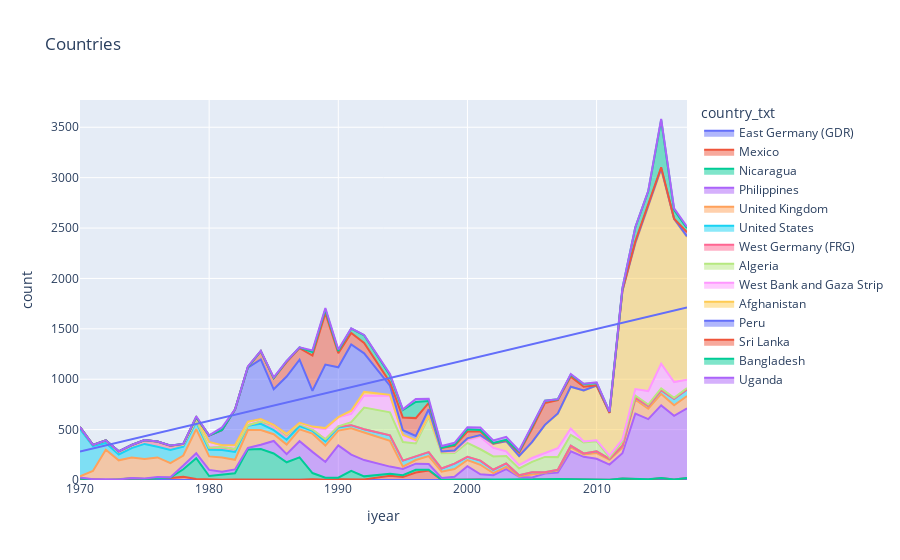
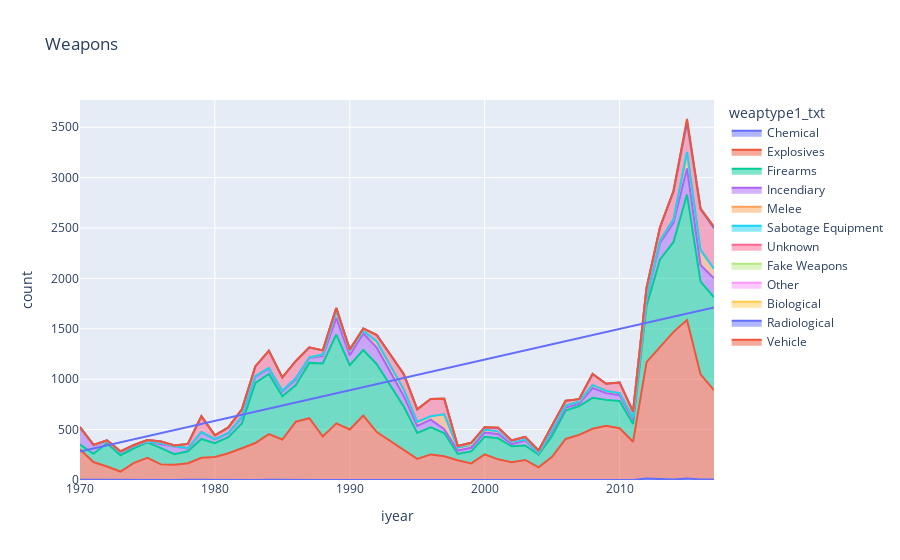

Here is the notebook cell these charts were saved with, in order:
### Markdown cell above
### 3.1.1 Line Chart - Visulize History by Country / Weapon

### Code cell
df_year_country_count = df.groupby(["iyear", "country_txt"]).size().reset_index(name='count')
df_year_weaptype_count = df.groupby(["iyear", "weaptype1_txt"]).size().reset_index(name="count")

df_year_count = df.groupby(["iyear"]).size().reset_index(name="sum")


reg_year_sum = LinearRegression().fit(
    np.array(df_year_count["iyear"]).reshape(-1, 1),
    np.array(df_year_count["sum"]).reshape(-1, 1)
)
reg_x = np.array(df_year_country_count["iyear"]).reshape(-1, 1)
reg_y = reg_year_sum.predict(np.array(df_year_country_count["iyear"]).reshape(-1, 1))


px.area(
    df_year_country_count, x="iyear", y="count", color="country_txt", title="Countries"
).add_trace(
    px.line(x=reg_x[:,0], y=reg_y[:,0]).data[0]
).show()

px.area(
    df_year_weaptype_count, x="iyear", y="count", color="weaptype1_txt", title="Weapons"
).add_trace(
    px.line(x=reg_x[:,0], y=reg_y[:,0]).data[0]
).show()

### Figure 1 — Plotly figure (JSON) as saved in the notebook; plotly's stock layout.template omitted (floating-point values rounded to 4 significant figures; data arrays with more than 128 entries replaced by an {"elided": "..."} marker saying what was removed)
{"data": [{"fillpattern": {"shape": ""}, "hovertemplate": "country_txt=East Germany (GDR)<br>iyear=%{x}<br>count=%{y}<extra></extra>", "legendgroup": "East Germany (GDR)", "line": {"color": "#636efa"}, "marker": {"symbol": "circle"}, "mode": "lines", "name": "East Germany (GDR)", "orientation": "v", "showlegend": true, "stackgroup": "1", "type": "scatter", "x": [1970, 1971, 1974, 1977, 1978, 1982, 1983, 1984, 1985, 1986, 1987, 1988, 1989, 1990], "xaxis": "x", "y": [12, 4, 1, 1, 1, 1, 1, 1, 4, 3, 1, 4, 1, 3], "yaxis": "y"}, {"fillpattern": {"shape": ""}, "hovertemplate": "country_txt=Mexico<br>iyear=%{x}<br>count=%{y}<extra></extra>", "legendgroup": "Mexico", "line": {"color": "#EF553B"}, "marker": {"symbol": "circle"}, "mode": "lines", "name": "Mexico", "orientation": "v", "showlegend": true, "stackgroup": "1", "type": "scatter", "x": [1970, 1972, 1973, 1974, 1975, 1976, 1977, 1978, 1979, 1980, 1981, 1982, 1983, 1984, 1985, 1986, 1987, 1988, 1989, 1990, 1991, 1992, 1994, 1995, 1996, 1997, 1998, 1999, 2000, 2001, 2003, 2004, 2005, 2006, 2007, 2008, 2009, 2010, 2011, 2012, 2013, 2014, 2015, 2016, 2017], "xaxis": "x", "y": [2, 1, 6, 16, 10, 20, 19, 30, 10, 5, 3, 3, 2, 4, 1, 2, 1, 3, 1, 5, 10, 6, 42, 29, 75, 95, 2, 1, 4, 7, 1, 1, 1, 7, 10, 8, 1, 5, 2, 16, 8, 5, 19, 5, 20], "yaxis": "y"}, {"fillpattern": {"shape": ""}, "hovertemplate": "country_txt=Nicaragua<br>iyear=%{x}<br>count=%{y}<extra></extra>", "legendgroup": "Nicaragua", "line": {"color": "#00cc96"}, "marker": {"symbol": "circle"}, "mode": "lines", "name": "Nicaragua", "orientation": "v", "showlegend": true, "stackgroup": "1", "type": "scatter", "x": [1970, 1974, 1975, 1977, 1978, 1979, 1980, 1981, 1982, 1983, 1984, 1985, 1986, 1987, 1988, 1989, 1990, 1991, 1992, 1994, 1995, 1996, 1997, 1999, 2000, 2014], "xaxis": "x", "y": [1, 1, 1, 5, 76, 206, 35, 47, 63, 299, 302, 258, 171, 223, 62, 21, 15, 80, 30, 19, 18, 26, 7, 1, 1, 2], "yaxis": "y"}, {"fillpattern": {"shape": ""}, "hovertemplate": "country_txt=Philippines<br>iyear=%{x}<br>count=%{y}<extra></extra>", "legendgroup": "Philippines", "line": {"color": "#ab63fa"}, "marker": {"symbol": "circle"}, "mode": "lines", "name": "Philippines", "orientation": "v", "showlegend": true, "stackgroup": "1", "type": "scatter", "x": [1970, 1971, 1972, 1974, 1975, 1976, 1977, 1978, 1979, 1980, 1981, 1982, 1983, 1984, 1985, 1986, 1987, 1988, 1989, 1990, 1991, 1992, 1994, 1995, 1996, 1997, 1998, 1999, 2000, 2001, 2002, 2003, 2004, 2005, 2006, 2007, 2008, 2009, 2010, 2011, 2012, 2013, 2014, 2015, 2016, 2017], "xaxis": "x", "y": [10, 4, 7, 1, 4, 10, 2, 36, 50, 60, 31, 38, 16, 43, 124, 80, 160, 210, 156, 320, 162, 162, 72, 63, 61, 57, 18, 31, 132, 50, 48, 107, 32, 25, 58, 65, 276, 229, 205, 151, 249, 651, 597, 721, 632, 692], "yaxis": "y"}, {"fillpattern": {"shape": ""}, "hovertemplate": "country_txt=United Kingdom<br>iyear=%{x}<br>count=%{y}<extra></extra>", "legendgroup": "United Kingdom", "line": {"color": "#FFA15A"}, "marker": {"symbol": "circle"}, "mode": "lines", "name": "United Kingdom", "orientation": "v", "showlegend": true, "stackgroup": "1", "type": "scatter", "x": [1970, 1971, 1972, 1973, 1974, 1975, 1976, 1977, 1978, 1979, 1980, 1981, 1982, 1983, 1984, 1985, 1986, 1987, 1988, 1989, 1990, 1991, 1992, 1994, 1995, 1996, 1997, 1998, 1999, 2000, 2001, 2002, 2003, 2004, 2005, 2006, 2007, 2008, 2009, 2010, 2011, 2012, 2013, 2014, 2015, 2016, 2017], "xaxis": "x", "y": [12, 81, 292, 189, 203, 194, 194, 140, 100, 239, 134, 142, 95, 177, 145, 67, 95, 117, 181, 163, 147, 262, 274, 256, 22, 36, 78, 63, 76, 61, 94, 21, 23, 5, 29, 6, 20, 39, 23, 57, 47, 55, 137, 103, 114, 105, 122], "yaxis": "y"}, {"fillpattern": {"shape": ""}, "hovertemplate": "country_txt=United States<br>iyear=%{x}<br>count=%{y}<extra></extra>", "legendgroup": "United States", "line": {"color": "#19d3f3"}, "marker": {"symbol": "circle"}, "mode": "lines", "name": "United States", "orientation": "v", "showlegend": true, "stackgroup": "1", "type": "scatter", "x": [1970, 1971, 1972, 1973, 1974, 1975, 1976, 1977, 1978, 1979, 1980, 1981, 1982, 1983, 1984, 1985, 1986, 1987, 1988, 1989, 1990, 1991, 1992, 1994, 1995, 1996, 1997, 1998, 1999, 2000, 2001, 2002, 2003, 2004, 2005, 2006, 2007, 2008, 2009, 2010, 2011, 2012, 2013, 2014, 2015, 2016, 2017], "xaxis": "x", "y": [468, 247, 68, 58, 94, 149, 105, 130, 87, 69, 67, 74, 78, 44, 63, 40, 49, 34, 27, 42, 32, 30, 32, 55, 60, 35, 40, 31, 53, 32, 41, 33, 33, 9, 21, 6, 8, 18, 11, 17, 10, 20, 20, 29, 38, 64, 65], "yaxis": "y"}, {"fillpattern": {"shape": ""}, "hovertemplate": "country_txt=West Germany (FRG)<br>iyear=%{x}<br>count=%{y}<extra></extra>", "legendgroup": "West Germany (FRG)", "line": {"color": "#FF6692"}, "marker": {"symbol": "circle"}, "mode": "lines", "name": "West Germany (FRG)", "orientation": "v", "showlegend": true, "stackgroup": "1", "type": "scatter", "x": [1970, 1971, 1972, 1973, 1974, 1975, 1976, 1977, 1978, 1979, 1980, 1981, 1982, 1983, 1984, 1985, 1986, 1987, 1988, 1989, 1990], "xaxis": "x", "y": [20, 13, 24, 27, 28, 35, 50, 40, 19, 17, 20, 31, 29, 5, 21, 53, 46, 19, 14, 21, 9], "yaxis": "y"}, {"fillpattern": {"shape": ""}, "hovertemplate": "country_txt=Algeria<br>iyear=%{x}<br>count=%{y}<extra></extra>", "legendgroup": "Algeria", "line": {"color": "#B6E880"}, "marker": {"symbol": "circle"}, "mode": "lines", "name": "Algeria", "orientation": "v", "showlegend": true, "stackgroup": "1", "type": "scatter", "x": [1972, 1976, 1978, 1979, 1990, 1991, 1992, 1994, 1995, 1996, 1997, 1998, 1999, 2000, 2001, 2002, 2003, 2004, 2005, 2006, 2007, 2008, 2009, 2010, 2011, 2012, 2013, 2014, 2015, 2016, 2017], "xaxis": "x", "y": [1, 1, 1, 1, 2, 30, 215, 227, 185, 129, 344, 151, 106, 138, 113, 132, 75, 67, 104, 152, 124, 107, 108, 100, 15, 41, 22, 13, 16, 9, 14], "yaxis": "y"}, {"fillpattern": {"shape": ""}, "hovertemplate": "country_txt=West Bank and Gaza Strip<br>iyear=%{x}<br>count=%{y}<extra></extra>", "legendgroup": "West Bank and Gaza Strip", "line": {"color": "#FF97FF"}, "marker": {"symbol": "circle"}, "mode": "lines", "name": "West Bank and Gaza Strip", "orientation": "v", "showlegend": true, "stackgroup": "1", "type": "scatter", "x": [1972, 1976, 1978, 1979, 1980, 1981, 1982, 1983, 1984, 1985, 1986, 1987, 1988, 1989, 1990, 1991, 1992, 1994, 1995, 1996, 1997, 1998, 1999, 2000, 2001, 2002, 2003, 2004, 2005, 2006, 2007, 2008, 2009, 2010, 2011, 2012, 2013, 2014, 2015, 2016, 2017], "xaxis": "x", "y": [1, 1, 4, 22, 56, 17, 39, 34, 26, 1, 13, 11, 18, 100, 88, 83, 119, 165, 67, 30, 22, 12, 11, 28, 123, 86, 45, 34, 38, 35, 88, 63, 10, 11, 20, 23, 64, 133, 246, 157, 83], "yaxis": "y"}, {"fillpattern": {"shape": ""}, "hovertemplate": "country_txt=Afghanistan<br>iyear=%{x}<br>count=%{y}<extra></extra>", "legendgroup": "Afghanistan", "line": {"color": "#FECB52"}, "marker": {"symbol": "circle"}, "mode": "lines", "name": "Afghanistan", "orientation": "v", "showlegend": true, "stackgroup": "1", "type": "scatter", "x": [1973, 1979, 1987, 1988, 1989, 1990, 1991, 1992, 1994, 1995, 1996, 1997, 1998, 1999, 2000, 2001, 2002, 2003, 2004, 2005, 2006, 2007, 2008, 2009, 2010, 2011, 2012, 2013, 2014, 2015, 2016, 2017], "xaxis": "x", "y": [1, 3, 1, 11, 10, 2, 30, 36, 9, 6, 4, 1, 1, 9, 14, 14, 38, 100, 88, 155, 282, 341, 414, 503, 542, 421, 1469, 1443, 1824, 1928, 1617, 1414], "yaxis": "y"}, {"fillpattern": {"shape": ""}, "hovertemplate": "country_txt=Peru<br>iyear=%{x}<br>count=%{y}<extra></extra>", "legendgroup": "Peru", "line": {"color": "#636efa"}, "marker": {"symbol": "circle"}, "mode": "lines", "name": "Peru", "orientation": "v", "showlegend": true, "stackgroup": "1", "type": "scatter", "x": [1973, 1974, 1975, 1977, 1978, 1979, 1980, 1981, 1982, 1983, 1984, 1985, 1986, 1987, 1988, 1989, 1990, 1991, 1992, 1994, 1995, 1996, 1997, 1998, 1999, 2000, 2001, 2002, 2003, 2004, 2005, 2006, 2007, 2008, 2009, 2012, 2013, 2014, 2015, 2016, 2017], "xaxis": "x", "y": [3, 3, 2, 4, 4, 3, 64, 149, 350, 536, 592, 352, 568, 627, 355, 630, 495, 658, 383, 91, 44, 42, 58, 5, 5, 3, 3, 2, 1, 3, 2, 1, 4, 1, 4, 6, 10, 12, 10, 3, 8], "yaxis": "y"}, {"fillpattern": {"shape": ""}, "hovertemplate": "country_txt=Sri Lanka<br>iyear=%{x}<br>count=%{y}<extra></extra>", "legendgroup": "Sri Lanka", "line": {"color": "#EF553B"}, "marker": {"symbol": "circle"}, "mode": "lines", "name": "Sri Lanka", "orientation": "v", "showlegend": true, "stackgroup": "1", "type": "scatter", "x": [1975, 1979, 1981, 1982, 1983, 1984, 1985, 1986, 1987, 1988, 1989, 1990, 1991, 1992, 1994, 1995, 1996, 1997, 1998, 1999, 2000, 2001, 2002, 2003, 2004, 2005, 2006, 2007, 2008, 2009, 2010, 2012, 2013, 2014, 2015, 2016, 2017], "xaxis": "x", "y": [1, 3, 2, 2, 7, 81, 110, 142, 115, 350, 510, 141, 115, 103, 35, 126, 176, 64, 35, 46, 68, 36, 3, 9, 33, 133, 217, 132, 100, 37, 3, 4, 14, 16, 11, 1, 41], "yaxis": "y"}, {"fillpattern": {"shape": ""}, "hovertemplate": "country_txt=Bangladesh<br>iyear=%{x}<br>count=%{y}<extra></extra>", "legendgroup": "Bangladesh", "line": {"color": "#00cc96"}, "marker": {"symbol": "circle"}, "mode": "lines", "name": "Bangladesh", "orientation": "v", "showlegend": true, "stackgroup": "1", "type": "scatter", "x": [1977, 1979, 1980, 1981, 1982, 1984, 1985, 1986, 1987, 1988, 1989, 1990, 1991, 1992, 1994, 1995, 1996, 1997, 1998, 1999, 2000, 2001, 2002, 2003, 2004, 2005, 2006, 2007, 2008, 2009, 2010, 2011, 2012, 2013, 2014, 2015, 2016, 2017], "xaxis": "x", "y": [1, 1, 1, 1, 1, 1, 1, 11, 6, 36, 36, 22, 42, 76, 68, 74, 161, 17, 2, 11, 23, 15, 5, 4, 11, 23, 23, 9, 19, 27, 22, 13, 18, 139, 130, 469, 88, 41], "yaxis": "y"}, {"fillpattern": {"shape": ""}, "hovertemplate": "country_txt=Uganda<br>iyear=%{x}<br>count=%{y}<extra></extra>", "legendgroup": "Uganda", "line": {"color": "#ab63fa"}, "marker": {"symbol": "circle"}, "mode": "lines", "name": "Uganda", "orientation": "v", "showlegend": true, "stackgroup": "1", "type": "scatter", "x": [1979, 1981, 1982, 1983, 1984, 1985, 1986, 1987, 1988, 1989, 1990, 1991, 1992, 1994, 1995, 1996, 1997, 1998, 1999, 2000, 2001, 2002, 2003, 2004, 2005, 2007, 2008, 2009, 2010, 2012, 2014, 2015, 2016, 2017], "xaxis": "x", "y": [8, 25, 1, 6, 3, 7, 1, 1, 15, 15, 14, 2, 3, 13, 7, 29, 24, 18, 19, 20, 24, 24, 30, 10, 11, 1, 7, 2, 6, 4, 6, 10, 15, 13], "yaxis": "y"}, {"hovertemplate": "x=%{x}<br>y=%{y}<extra></extra>", "legendgroup": "", "line": {"color": "#636efa", "dash": "solid"}, "marker": {"symbol": "circle"}, "mode": "lines", "name": "", "orientation": "v", "showlegend": false, "type": "scatter", "x": {"elided": "500 int values"}, "xaxis": "x", "y": {"elided": "500 float values"}, "yaxis": "y"}], "layout": {"legend": {"title": {"text": "country_txt"}, "tracegroupgap": 0}, "title": {"text": "Countries"}, "xaxis": {"anchor": "y", "domain": [0, 1], "title": {"text": "iyear"}}, "yaxis": {"anchor": "x", "domain": [0, 1], "title": {"text": "count"}}}}

### Figure 2 — Plotly figure (JSON) as saved in the notebook; plotly's stock layout.template omitted (floating-point values rounded to 4 significant figures; data arrays with more than 128 entries replaced by an {"elided": "..."} marker saying what was removed)
{"data": [{"fillpattern": {"shape": ""}, "hovertemplate": "weaptype1_txt=Chemical<br>iyear=%{x}<br>count=%{y}<extra></extra>", "legendgroup": "Chemical", "line": {"color": "#636efa"}, "marker": {"symbol": "circle"}, "mode": "lines", "name": "Chemical", "orientation": "v", "showlegend": true, "stackgroup": "1", "type": "scatter", "x": [1970, 1971, 1973, 1974, 1975, 1976, 1977, 1978, 1979, 1980, 1984, 1985, 1986, 1987, 1988, 1989, 1990, 1991, 1992, 1994, 1995, 1997, 1998, 1999, 2000, 2002, 2004, 2008, 2009, 2010, 2011, 2012, 2013, 2014, 2015, 2016, 2017], "xaxis": "x", "y": [2, 1, 1, 4, 3, 3, 1, 3, 1, 1, 3, 1, 2, 3, 1, 1, 2, 2, 1, 1, 1, 1, 2, 1, 4, 2, 1, 1, 4, 6, 1, 14, 7, 4, 15, 6, 5], "yaxis": "y"}, {"fillpattern": {"shape": ""}, "hovertemplate": "weaptype1_txt=Explosives<br>iyear=%{x}<br>count=%{y}<extra></extra>", "legendgroup": "Explosives", "line": {"color": "#EF553B"}, "marker": {"symbol": "circle"}, "mode": "lines", "name": "Explosives", "orientation": "v", "showlegend": true, "stackgroup": "1", "type": "scatter", "x": [1970, 1971, 1972, 1973, 1974, 1975, 1976, 1977, 1978, 1979, 1980, 1981, 1982, 1983, 1984, 1985, 1986, 1987, 1988, 1989, 1990, 1991, 1992, 1994, 1995, 1996, 1997, 1998, 1999, 2000, 2001, 2002, 2003, 2004, 2005, 2006, 2007, 2008, 2009, 2010, 2011, 2012, 2013, 2014, 2015, 2016, 2017], "xaxis": "x", "y": [302, 177, 134, 83, 166, 218, 152, 150, 163, 219, 228, 265, 315, 367, 452, 401, 576, 610, 430, 561, 499, 637, 475, 300, 209, 254, 235, 194, 164, 250, 205, 174, 199, 124, 230, 407, 448, 507, 533, 507, 378, 1155, 1307, 1466, 1572, 1043, 886], "yaxis": "y"}, {"fillpattern": {"shape": ""}, "hovertemplate": "weaptype1_txt=Firearms<br>iyear=%{x}<br>count=%{y}<extra></extra>", "legendgroup": "Firearms", "line": {"color": "#00cc96"}, "marker": {"symbol": "circle"}, "mode": "lines", "name": "Firearms", "orientation": "v", "showlegend": true, "stackgroup": "1", "type": "scatter", "x": [1970, 1971, 1972, 1973, 1974, 1975, 1976, 1977, 1978, 1979, 1980, 1981, 1982, 1983, 1984, 1985, 1986, 1987, 1988, 1989, 1990, 1991, 1992, 1994, 1995, 1996, 1997, 1998, 1999, 2000, 2001, 2002, 2003, 2004, 2005, 2006, 2007, 2008, 2009, 2010, 2011, 2012, 2013, 2014, 2015, 2016, 2017], "xaxis": "x", "y": [48, 82, 230, 162, 145, 152, 161, 105, 119, 187, 137, 159, 245, 596, 598, 430, 364, 549, 726, 881, 639, 650, 673, 428, 256, 268, 230, 62, 119, 174, 209, 159, 144, 126, 208, 283, 286, 307, 258, 272, 176, 557, 874, 892, 1245, 919, 922], "yaxis": "y"}, {"fillpattern": {"shape": ""}, "hovertemplate": "weaptype1_txt=Incendiary<br>iyear=%{x}<br>count=%{y}<extra></extra>", "legendgroup": "Incendiary", "line": {"color": "#ab63fa"}, "marker": {"symbol": "circle"}, "mode": "lines", "name": "Incendiary", "orientation": "v", "showlegend": true, "stackgroup": "1", "type": "scatter", "x": [1970, 1971, 1972, 1973, 1974, 1975, 1976, 1977, 1978, 1979, 1980, 1981, 1982, 1983, 1984, 1985, 1986, 1987, 1988, 1989, 1990, 1991, 1992, 1994, 1995, 1996, 1997, 1998, 1999, 2000, 2001, 2002, 2003, 2004, 2005, 2006, 2007, 2008, 2009, 2010, 2011, 2012, 2013, 2014, 2015, 2016, 2017], "xaxis": "x", "y": [162, 84, 18, 25, 20, 8, 39, 74, 27, 65, 38, 40, 60, 60, 49, 45, 57, 49, 72, 166, 97, 165, 164, 105, 71, 77, 37, 34, 36, 42, 42, 21, 48, 14, 40, 28, 23, 98, 67, 56, 46, 65, 164, 193, 260, 166, 188], "yaxis": "y"}, {"fillpattern": {"shape": ""}, "hovertemplate": "weaptype1_txt=Melee<br>iyear=%{x}<br>count=%{y}<extra></extra>", "legendgroup": "Melee", "line": {"color": "#FFA15A"}, "marker": {"symbol": "circle"}, "mode": "lines", "name": "Melee", "orientation": "v", "showlegend": true, "stackgroup": "1", "type": "scatter", "x": [1970, 1971, 1972, 1973, 1974, 1975, 1976, 1977, 1978, 1979, 1980, 1981, 1982, 1983, 1984, 1985, 1986, 1987, 1988, 1989, 1990, 1991, 1992, 1994, 1995, 1996, 1997, 1998, 1999, 2000, 2001, 2002, 2003, 2004, 2005, 2006, 2007, 2008, 2009, 2010, 2011, 2012, 2013, 2014, 2015, 2016, 2017], "xaxis": "x", "y": [2, 2, 5, 6, 5, 2, 13, 2, 5, 3, 1, 2, 7, 8, 9, 8, 11, 3, 14, 62, 41, 24, 60, 63, 38, 33, 149, 30, 28, 28, 27, 24, 10, 5, 18, 20, 18, 29, 21, 20, 17, 10, 23, 31, 158, 145, 94], "yaxis": "y"}, {"fillpattern": {"shape": ""}, "hovertemplate": "weaptype1_txt=Sabotage Equipment<br>iyear=%{x}<br>count=%{y}<extra></extra>", "legendgroup": "Sabotage Equipment", "line": {"color": "#19d3f3"}, "marker": {"symbol": "circle"}, "mode": "lines", "name": "Sabotage Equipment", "orientation": "v", "showlegend": true, "stackgroup": "1", "type": "scatter", "x": [1970, 1981, 1982, 1984, 1986, 1987, 1988, 1989, 1990, 1992, 1995, 1999, 2001, 2007, 2008, 2009, 2010, 2011, 2013, 2015, 2016], "xaxis": "x", "y": [1, 2, 1, 1, 2, 2, 3, 1, 4, 1, 1, 1, 2, 2, 1, 1, 1, 4, 1, 5, 4], "yaxis": "y"}, {"fillpattern": {"shape": ""}, "hovertemplate": "weaptype1_txt=Unknown<br>iyear=%{x}<br>count=%{y}<extra></extra>", "legendgroup": "Unknown", "line": {"color": "#FF6692"}, "marker": {"symbol": "circle"}, "mode": "lines", "name": "Unknown", "orientation": "v", "showlegend": true, "stackgroup": "1", "type": "scatter", "x": [1970, 1971, 1972, 1973, 1974, 1975, 1976, 1977, 1978, 1979, 1980, 1981, 1982, 1983, 1984, 1985, 1986, 1987, 1988, 1989, 1990, 1991, 1992, 1994, 1995, 1996, 1997, 1998, 1999, 2000, 2001, 2002, 2003, 2004, 2005, 2006, 2007, 2008, 2009, 2010, 2011, 2012, 2013, 2014, 2015, 2016, 2017], "xaxis": "x", "y": [8, 3, 6, 7, 6, 13, 13, 10, 41, 155, 36, 52, 71, 96, 165, 131, 168, 99, 40, 34, 13, 25, 64, 153, 124, 171, 154, 15, 7, 26, 19, 11, 23, 21, 45, 47, 22, 106, 69, 103, 56, 102, 126, 278, 294, 401, 404], "yaxis": "y"}, {"fillpattern": {"shape": ""}, "hovertemplate": "weaptype1_txt=Fake Weapons<br>iyear=%{x}<br>count=%{y}<extra></extra>", "legendgroup": "Fake Weapons", "line": {"color": "#B6E880"}, "marker": {"symbol": "circle"}, "mode": "lines", "name": "Fake Weapons", "orientation": "v", "showlegend": true, "stackgroup": "1", "type": "scatter", "x": [1972, 1974, 1996, 1998, 2003, 2008, 2010], "xaxis": "x", "y": [1, 1, 1, 1, 1, 1, 1], "yaxis": "y"}, {"fillpattern": {"shape": ""}, "hovertemplate": "weaptype1_txt=Other<br>iyear=%{x}<br>count=%{y}<extra></extra>", "legendgroup": "Other", "line": {"color": "#FF97FF"}, "marker": {"symbol": "circle"}, "mode": "lines", "name": "Other", "orientation": "v", "showlegend": true, "stackgroup": "1", "type": "scatter", "x": [1979, 1980, 1982, 1984, 1991, 1995, 1999, 2007, 2008, 2009, 2011, 2013, 2015, 2016, 2017], "xaxis": "x", "y": [2, 1, 1, 1, 1, 1, 13, 2, 2, 2, 1, 2, 2, 3, 1], "yaxis": "y"}, {"fillpattern": {"shape": ""}, "hovertemplate": "weaptype1_txt=Biological<br>iyear=%{x}<br>count=%{y}<extra></extra>", "legendgroup": "Biological", "line": {"color": "#FECB52"}, "marker": {"symbol": "circle"}, "mode": "lines", "name": "Biological", "orientation": "v", "showlegend": true, "stackgroup": "1", "type": "scatter", "x": [1981, 1984, 2001, 2003, 2004, 2005, 2010, 2013], "xaxis": "x", "y": [2, 4, 12, 2, 1, 1, 1, 3], "yaxis": "y"}, {"fillpattern": {"shape": ""}, "hovertemplate": "weaptype1_txt=Radiological<br>iyear=%{x}<br>count=%{y}<extra></extra>", "legendgroup": "Radiological", "line": {"color": "#636efa"}, "marker": {"symbol": "circle"}, "mode": "lines", "name": "Radiological", "orientation": "v", "showlegend": true, "stackgroup": "1", "type": "scatter", "x": [1985, 2007], "xaxis": "x", "y": [1, 1], "yaxis": "y"}, {"fillpattern": {"shape": ""}, "hovertemplate": "weaptype1_txt=Vehicle<br>iyear=%{x}<br>count=%{y}<extra></extra>", "legendgroup": "Vehicle", "line": {"color": "#EF553B"}, "marker": {"symbol": "circle"}, "mode": "lines", "name": "Vehicle", "orientation": "v", "showlegend": true, "stackgroup": "1", "type": "scatter", "x": [1985, 1986, 1987, 1992, 1994, 1997, 2001, 2002, 2003, 2004, 2006, 2010, 2012, 2013, 2014, 2015, 2016, 2017], "xaxis": "x", "y": [1, 1, 1, 1, 2, 1, 4, 1, 1, 1, 2, 1, 2, 1, 6, 31, 9, 13], "yaxis": "y"}, {"hovertemplate": "x=%{x}<br>y=%{y}<extra></extra>", "legendgroup": "", "line": {"color": "#636efa", "dash": "solid"}, "marker": {"symbol": "circle"}, "mode": "lines", "name": "", "orientation": "v", "showlegend": false, "type": "scatter", "x": {"elided": "500 int values"}, "xaxis": "x", "y": {"elided": "500 float values"}, "yaxis": "y"}], "layout": {"legend": {"title": {"text": "weaptype1_txt"}, "tracegroupgap": 0}, "title": {"text": "Weapons"}, "xaxis": {"anchor": "y", "domain": [0, 1], "title": {"text": "iyear"}}, "yaxis": {"anchor": "x", "domain": [0, 1], "title": {"text": "count"}}}}
